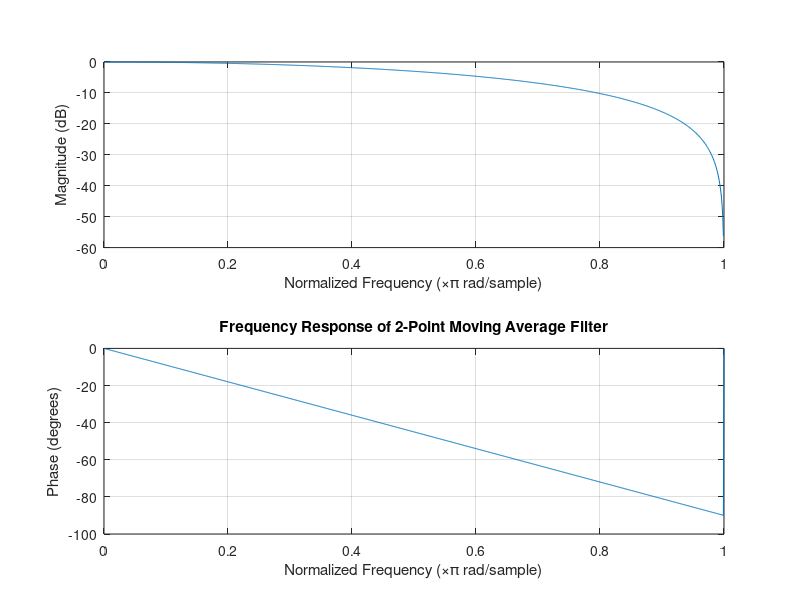
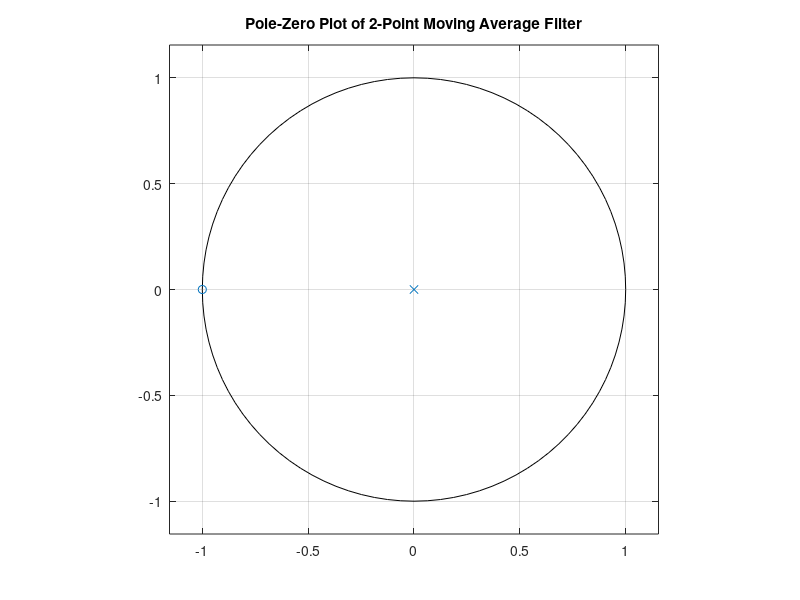

Source code (MATLAB) for these figures, in order:
% 2-Point Moving Average Filter (FIR) Analysis
% difference equation: y[n] = 0.5*x[n] + 0.5*x[n-1]

% filter coefficients
b = [0.5, 0.5]; % feedforward coefficients (Numerator)
a = 1;        % feedback coefficients (Denominator) - 1 for FIR

% plot frequency response
figure;
freqz(b, a, 1024);
title('Frequency Response of 2-Point Moving Average Filter');
if ~exist('../assets', 'dir')
    mkdir('../assets');
end
saveas(gcf, '../assets/moving_avg_freqz.png');

% plot pole-zero map
figure;
zplane(b, a);
title('Pole-Zero Plot of 2-Point Moving Average Filter');
saveas(gcf, '../assets/moving_avg_zplane.png');
